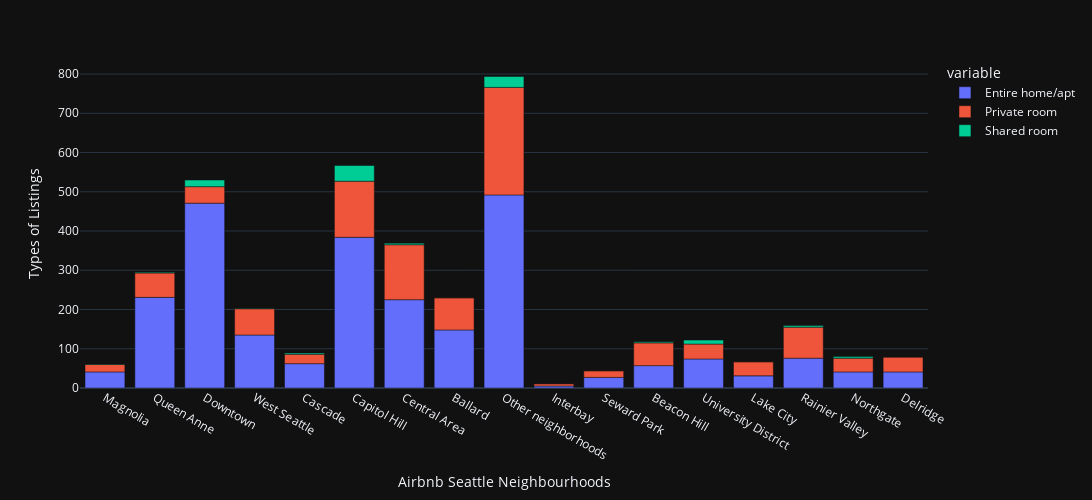

This figure's notebook cell:
### Code cell
fig = barplot_template(prices_room_df[['Entire home/apt', 'Private room', 'Shared room']], 'Types of Listings', ' Airbnb Seattle Neighbourhoods')

### Figure 1 — Plotly figure (JSON) as saved in the notebook; plotly's stock layout.template omitted (floating-point values rounded to 4 significant figures)
{"data": [{"alignmentgroup": "True", "hovertemplate": "variable=Entire home/apt<br>Neighbourhood=%{x}<br>value=%{y}<extra></extra>", "legendgroup": "Entire home/apt", "marker": {"color": "#636efa"}, "name": "Entire home/apt", "offsetgroup": "Entire home/apt", "orientation": "v", "showlegend": true, "textposition": "auto", "type": "bar", "x": ["Magnolia", "Queen Anne", "Downtown", "West Seattle", "Cascade", "Capitol Hill", "Central Area", "Ballard", "Other neighborhoods", "Interbay", "Seward Park", "Beacon Hill", "University District", "Lake City", "Rainier Valley", "Northgate", "Delridge"], "xaxis": "x", "y": [41, 231, 471, 135, 62, 384, 225, 148, 492, 5, 27, 57, 74, 31, 76, 41, 41], "yaxis": "y"}, {"alignmentgroup": "True", "hovertemplate": "variable=Private room<br>Neighbourhood=%{x}<br>value=%{y}<extra></extra>", "legendgroup": "Private room", "marker": {"color": "#EF553B"}, "name": "Private room", "offsetgroup": "Private room", "orientation": "v", "showlegend": true, "textposition": "auto", "type": "bar", "x": ["Magnolia", "Queen Anne", "Downtown", "West Seattle", "Cascade", "Capitol Hill", "Central Area", "Ballard", "Other neighborhoods", "Interbay", "Seward Park", "Beacon Hill", "University District", "Lake City", "Rainier Valley", "Northgate", "Delridge"], "xaxis": "x", "y": [19, 62, 42, 67, 24, 143, 140, 82, 274, 6, 17, 58, 38, 36, 79, 35, 38], "yaxis": "y"}, {"alignmentgroup": "True", "hovertemplate": "variable=Shared room<br>Neighbourhood=%{x}<br>value=%{y}<extra></extra>", "legendgroup": "Shared room", "marker": {"color": "#00cc96"}, "name": "Shared room", "offsetgroup": "Shared room", "orientation": "v", "showlegend": true, "textposition": "auto", "type": "bar", "x": ["Magnolia", "Queen Anne", "Downtown", "West Seattle", "Cascade", "Capitol Hill", "Central Area", "Ballard", "Other neighborhoods", "Interbay", "Seward Park", "Beacon Hill", "University District", "Lake City", "Rainier Valley", "Northgate", "Delridge"], "xaxis": "x", "y": [1, 2, 17, 1, 3, 40, 4, 0, 28, 0, 0, 3, 10, 0, 4, 4, 0], "yaxis": "y"}], "layout": {"autosize": false, "barmode": "relative", "height": 500, "legend": {"title": {"text": "variable"}, "tracegroupgap": 0}, "margin": {"t": 60}, "width": 1400, "xaxis": {"anchor": "y", "domain": [0, 1], "tickmode": "array", "title": {"font": {"size": 14}, "text": " Airbnb Seattle Neighbourhoods"}}, "yaxis": {"anchor": "x", "domain": [0, 1], "tickmode": "array", "title": {"font": {"size": 14}, "text": "Types of Listings"}}}}
